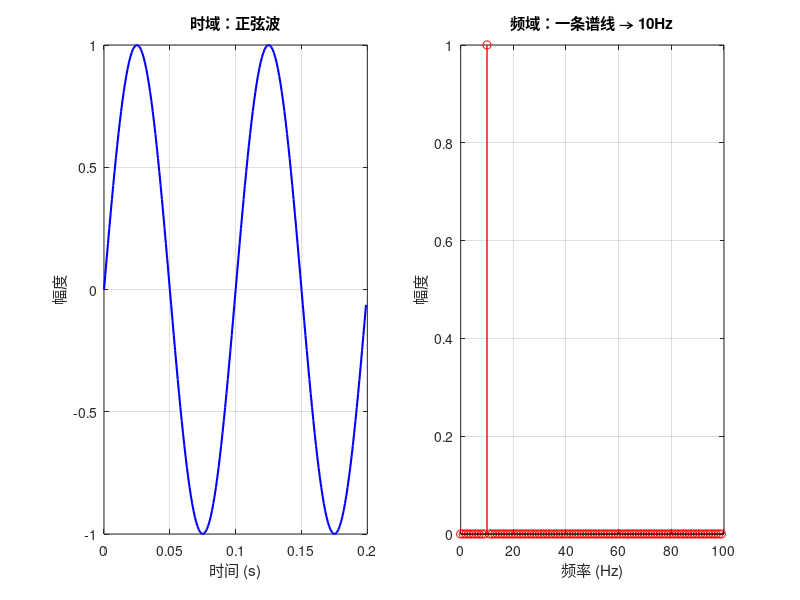

Here is the MATLAB script that generated this plot: (Note: this script raises an error after producing the figure.)
%%
% ============================================================
%  02 FFT 频谱分析 — 从时域到频域
%
%  学习目标：
%    1. 理解 FT/FFT：时域→频域的桥梁
%    2. 频谱泄露、栅栏效应、补零
%    3. 采样定理的直观感受
%
%  对应 C 02-pointers：
%    指针 = 内存地址的偏移
%    FFT  = 频率偏移的数学工具 ← 概念相通
%
%  运行方法：F5 直接运行
% ============================================================

clear; close all; clc;
fprintf('===== 02 FFT 频谱分析 =====\n\n');

%% 1. 一个正弦波 + FFT = 一条谱线
fprintf('--- 1. 从时域到频域 ---\n');

Fs = 1000;           % 采样率 1000 Hz
T  = 1;              % 时长 1 秒
t  = 0:1/Fs:T-1/Fs;

f0 = 10;             % 信号频率 10 Hz
x  = sin(2*pi*f0*t);

% FFT
N = length(x);
X = fft(x);
f = (0:N-1) * Fs / N;      % 频率轴
mag = abs(X) / N * 2;       % 幅度（单边谱）

figure('Name', 'FFT 入门', 'Position', [100, 100, 1000, 500]);

subplot(1,2,1);
plot(t(1:200), x(1:200), 'b-', 'LineWidth', 1.5);
xlabel('时间 (s)'); ylabel('幅度');
title('时域：正弦波');
grid on;

subplot(1,2,2);
stem(f(1:100), mag(1:100), 'r-', 'LineWidth', 1);
xlabel('频率 (Hz)'); ylabel('幅度');
title('频域：一条谱线 → 10Hz');
xlim([0, 100]); grid on;

sgtitle('时域 ↔ 频域：两种看信号的方式', 'FontSize', 13, 'FontWeight', 'bold');

fprintf('  正弦波 10Hz → FFT 后在 10Hz 处出现一个尖峰\n');
fprintf('  这就是 FT 的本质：把信号拆成不同频率的正弦波\n\n');

%% 2. 两个正弦波叠加 = 两根谱线
fprintf('--- 2. 叠加信号 ---\n');

x2 = sin(2*pi*10*t) + 0.5*sin(2*pi*50*t);

X2 = fft(x2);
mag2 = abs(X2) / N * 2;

figure('Name', '叠加信号 FFT', 'Position', [100, 100, 1000, 400]);

subplot(1,2,1);
plot(t(1:200), x2(1:200), 'b-', 'LineWidth', 1);
xlabel('时间 (s)'); ylabel('幅度');
title('时域：10Hz + 50Hz 叠加');
grid on;

subplot(1,2,2);
stem(f(1:150), mag2(1:150), 'r-', 'LineWidth', 1);
xlabel('频率 (Hz)'); ylabel('幅度');
title('频域：两根谱线');
xlim([0, 100]); grid on;

fprintf('  两根谱线: 10Hz(幅度1.0) + 50Hz(幅度0.5)\n');
fprintf('  👆 这就是频谱分析的核心应用\n\n');

%% 3. 采样率不够 → 混叠（对应 C 里数组越界）
fprintf('--- 3. 采样定理的直观感受 ---\n');

f_sig = 30;      % 信号 30Hz
Fs_bad = 40;     % 采样率 40Hz (< 2×30，违反奈奎斯特定理)
Fs_good = 200;   % 采样率 200Hz (>> 2×30)

t_bad = 0:1/Fs_bad:1;
t_good = 0:1/Fs_good:1;

x_bad = sin(2*pi*f_sig*t_bad);
x_good = sin(2*pi*f_sig*t_good);

fprintf('  信号 30Hz，采样率 40Hz → 违反采样定理\n');
fprintf('  C 里数组越界 → 读到垃圾值\n');
fprintf('  MATLAB 采样率不够 → 频域混叠\n\n');

figure('Name', '采样定理', 'Position', [100, 100, 1000, 400]);

subplot(1,2,1);
t_cont = 0:0.001:1;
plot(t_cont, sin(2*pi*f_sig*t_cont), 'b--'); hold on;
stem(t_bad, x_bad, 'ro-', 'MarkerSize', 4);
title(sprintf('❌ 采样率 %dHz → 混叠', Fs_bad));
xlabel('时间 (s)'); legend('原始', '采样点');

subplot(1,2,2);
plot(t_cont, sin(2*pi*f_sig*t_cont), 'b--'); hold on;
stem(t_good, x_good, 'go-', 'MarkerSize', 4);
title(sprintf('✅ 采样率 %dHz → 完整重建', Fs_good));
xlabel('时间 (s)'); legend('原始', '采样点');

%% 4. FFT 实用技巧
fprintf('--- 4. FFT 实用技巧 ---\n');

% 频谱泄露：非整数周期截断
N_leak = 256;    % 不是信号周期的整数倍
t_leak = (0:N_leak-1)/Fs;
x_leak = sin(2*pi*10*t_leak);  % 10Hz / 1000Hz * 256 = 2.56 周期 → 非整数

X_leak = fft(x_leak);
mag_leak = abs(X_leak) / N_leak * 2;
f_leak = (0:N_leak-1) * Fs / N_leak;

% 加窗改善
win = hann(N_leak)';
x_win = x_leak .* win;
X_win = fft(x_win);
mag_win = abs(X_win) / sum(win) * 2;

figure('Name', '频谱泄露', 'Position', [100, 100, 1000, 400]);

subplot(1,2,1);
stem(f_leak(1:50), mag_leak(1:50), 'r-', 'LineWidth', 1);
title('❌ 不加窗：频谱泄露');
xlabel('频率 (Hz)'); xlim([0, 50]); grid on;

subplot(1,2,2);
stem(f_leak(1:50), mag_win(1:50), 'b-', 'LineWidth', 1);
title('✅ 加窗后：谱线更干净');
xlabel('频率 (Hz)'); xlim([0, 50]); grid on;

sgtitle('频谱泄露 vs 加窗抑制', 'FontSize', 13, 'FontWeight', 'bold');

fprintf('  不加窗 → 能量扩散到旁边频率（像模糊的照片）\n');
fprintf('  加汉宁窗 → 能量集中在主瓣（变清晰了）\n\n');

fprintf('✅ 02 学完！记住：时域和频域是同一个信号的两种语言\n');
